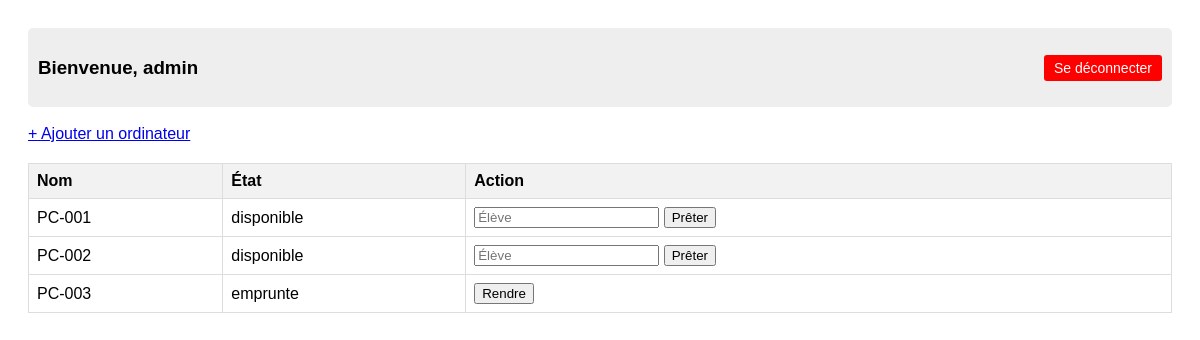
Before: / (signed in) with the older database file.
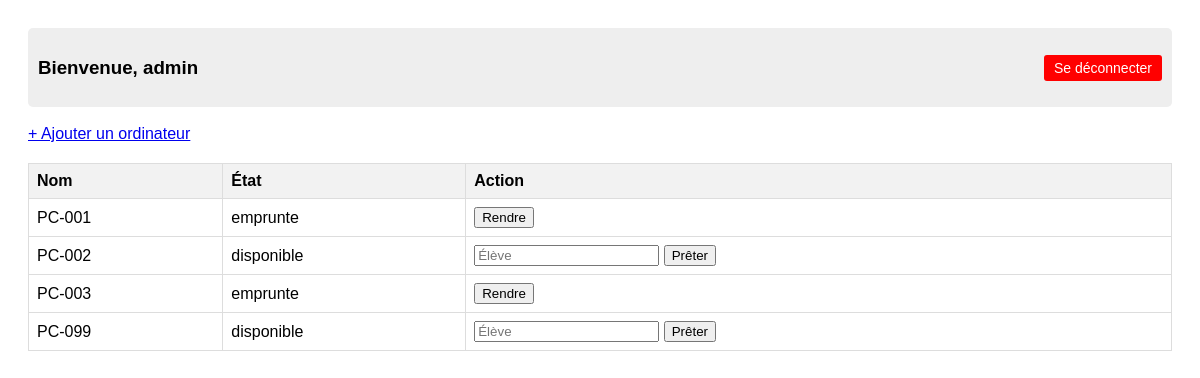
After: the same page with the newer database file.
### tables this page shows
CREATE TABLE ordinateurs (
    id INTEGER PRIMARY KEY AUTOINCREMENT,
    nom TEXT NOT NULL,
    etat TEXT NOT NULL,
    emprunteur TEXT
);

### app.py (the view)
@app.route("/")
@login_required #permet d'obliger le login
def index():
    conn = get_db_connection()
    ordinateurs = conn.execute('SELECT * FROM ordinateurs').fetchall()
    conn.close()
    return render_template('index.html',ordinateurs=ordinateurs)

### app.py (called while the page is built)
def get_db_connection():
    conn=sqlite3.connect('database.db')
    conn.row_factory = sqlite3.Row
    return conn

def login_required(f):
    @wraps(f)
    def decorated_function(*args, **kwargs):
        if 'user' not in session:
            return redirect(url_for('login'))
        return f(*args, **kwargs)
    return decorated_function

### templates/index.html (shortened to what this page needs)
<!DOCTYPE html>
<html lang="fr">
<head>
</head>
<body>
    <div class="top-bar">
        <h3>Bienvenue, {{ session['user'] }}</h3>
        <a href="{{ url_for('logout') }}" class="logout-btn">Se déconnecter</a>
    </div>
    <br>
    <a href="{{ url_for('ajouter') }}">+ Ajouter un ordinateur</a>
    <table>
        <thead>
            <tr>
                <th>Nom</th>
                <th>État</th>
                <th>Action</th>
            </tr>
        </thead>
        <tbody>
            {% for pc in ordinateurs %}
            <tr>
                <td>{{ pc['nom'] }}</td>
                <td>{{ pc['etat'] }}</td>
                <td>
                   {% if pc['etat'] == 'disponible' %}
                        <form action="{{ url_for('emprunter', id=pc['id']) }}" method="post">
                            <input type="text" name="eleve" placeholder="Élève" required>
                            <button type="submit">Prêter</button>
                        </form>
                   {% else %}
                        <form action="{{ url_for('rendre', id=pc['id']) }}" method="post">
                            <button type="submit">Rendre</button>
                        </form>
                   {% endif %}
                </td>
            </tr>
            {% endfor %}
        </tbody>
    </table>
</body>
</html>

### templates/index.html (style rules this page uses)
body { font-family: sans-serif; padding: 20px; }
.top-bar { display: flex; justify-content: space-between; align-items: center; background: #eee; padding: 10px; border-radius: 5px; }
.logout-btn { color: white; background-color: red; padding: 5px 10px; text-decoration: none; border-radius: 3px; font-size: 14px; }
table { width: 100%; border-collapse: collapse; margin-top: 20px; }
th, td { border: 1px solid #ddd; padding: 8px; text-align: left; }
th { background-color: #f2f2f2; }

Changed rows visible on the page:
changed ordinateurs "PC-001": etat "disponible" → "emprunte"; etat "Prêter" → "Rendre"
added ordinateurs: nom "PC-099", etat "disponible"
